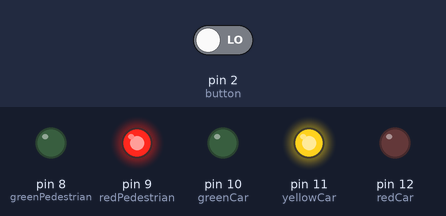
A sketch run on a simulated Arduino Uno, built with avr-gcc and run on an emulated ATmega328P. Parts: output pins drawn as LEDs (lit = HIGH). Inputs (shaded band) come from the test bench; at power-on: pin 2 (button) LOW.

Above: at 12.8 s.
12.9 s: pin 2 (button) driven HIGH
At 14.6 s:
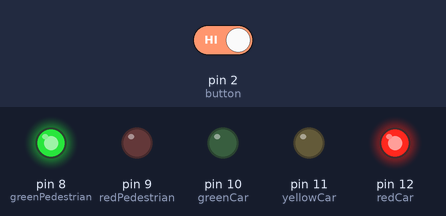
At 19.1 s:
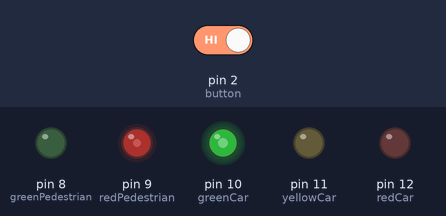
19.6 s: pin 2 (button) driven LOW
At 23.72 s:
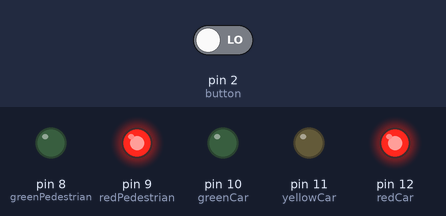
Timing chart, 0 to 32.3 s (numbered marks = the images above; inputs shaded):
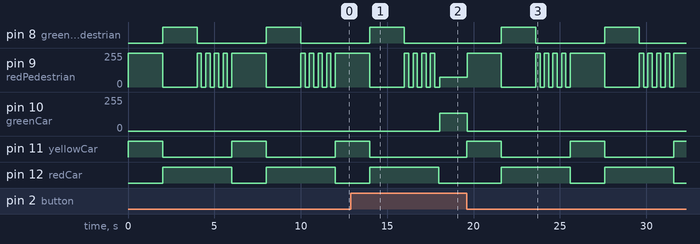

Measured:
- after the input at 12.9 s, pin 10 (greenCar): 0/255 → 135/255 after 5.1 s; pin 11 (yellowCar): goes on until 14.0 s, then stays LOW
- after the input at 19.6 s, pin 8 (greenPedestrian): alternates HIGH for 2.0 s and LOW for 4.0 s, starting after 2.0 s; pin 9 (redPedestrian): goes 255/255 2.0 s, 0/255 2.0 s, 4 × (255/255 0.25 s, 0/255 0.25 s), 255/255 2.0 s, 0/255 2.0 s, 4 × (255/255 0.25 s, 0/255 0.25 s), then 255/255, starting at once
- by itself, pin 8 (greenPedestrian), pin 11 (yellowCar): alternates HIGH for 2.0 s and LOW for 4.0 s
- by itself, pin 12 (redCar): alternates HIGH for 4.0 s and LOW for 2.0 s

The sketch:

arduino-code.ino
```cpp
// C++ code
//Traffic-light-system-with-button

//State of the button declared
int buttonState = 0;
//Button's input
int button = 2;

//LED's output
int greenPedestrian = 8;
int redPedestrian = 9;
int greenCar = 10;
int yellowCar = 11;
int redCar = 12;

void setup()
{
  pinMode(2, INPUT);//button
  pinMode(greenPedestrian, OUTPUT);
  pinMode(redPedestrian, OUTPUT);
  pinMode(greenCar, OUTPUT);
  pinMode(yellowCar, OUTPUT);
  pinMode(redCar, OUTPUT);
}

void loop()
{
  //Setting all LEDs off
  digitalWrite(greenPedestrian, LOW);
  digitalWrite(redPedestrian, LOW);
  digitalWrite(greenCar, LOW);
  digitalWrite(yellowCar, LOW);
  digitalWrite(redCar, LOW);

  buttonState = digitalRead(button);

  if(buttonState == HIGH){
    //When not pressed = green for cars and red for pedestrians
    digitalWrite(greenCar,HIGH);
    digitalWrite(redPedestrian,HIGH);
  }else{
    //When pressed:
    //Set green for car and red for pedestrians
    digitalWrite(greenCar,HIGH);
    digitalWrite(redPedestrian,HIGH);
    //Yellow for cars for 2 seconds
    digitalWrite(greenCar,LOW);
    digitalWrite(yellowCar,HIGH);
    delay(2000);
    //Red for cars for 2 seconds
    digitalWrite(yellowCar,LOW);
    digitalWrite(redCar,HIGH);
    digitalWrite(redPedestrian,LOW);
    //Green for pedestrians for 2 seconds
    digitalWrite(greenPedestrian,HIGH);
    delay(2000);
    digitalWrite(greenPedestrian,LOW);
    //Pedestrian red led flashes for 2 seconds
    digitalWrite(redPedestrian,HIGH);
    delay(250);
    digitalWrite(redPedestrian,LOW);
    delay(250);
    digitalWrite(redPedestrian,HIGH);
    delay(250);
    digitalWrite(redPedestrian,LOW);
    delay(250);
    digitalWrite(redPedestrian,HIGH);
    delay(250);
    digitalWrite(redPedestrian,LOW);
    delay(250);
    digitalWrite(redPedestrian,HIGH);
    delay(250);
    digitalWrite(redPedestrian,LOW);
    delay(250);
    //Turn green for cars and red for pedestrians
    digitalWrite(greenCar,HIGH);
    digitalWrite(redPedestrian,HIGH);
  }
}
```
